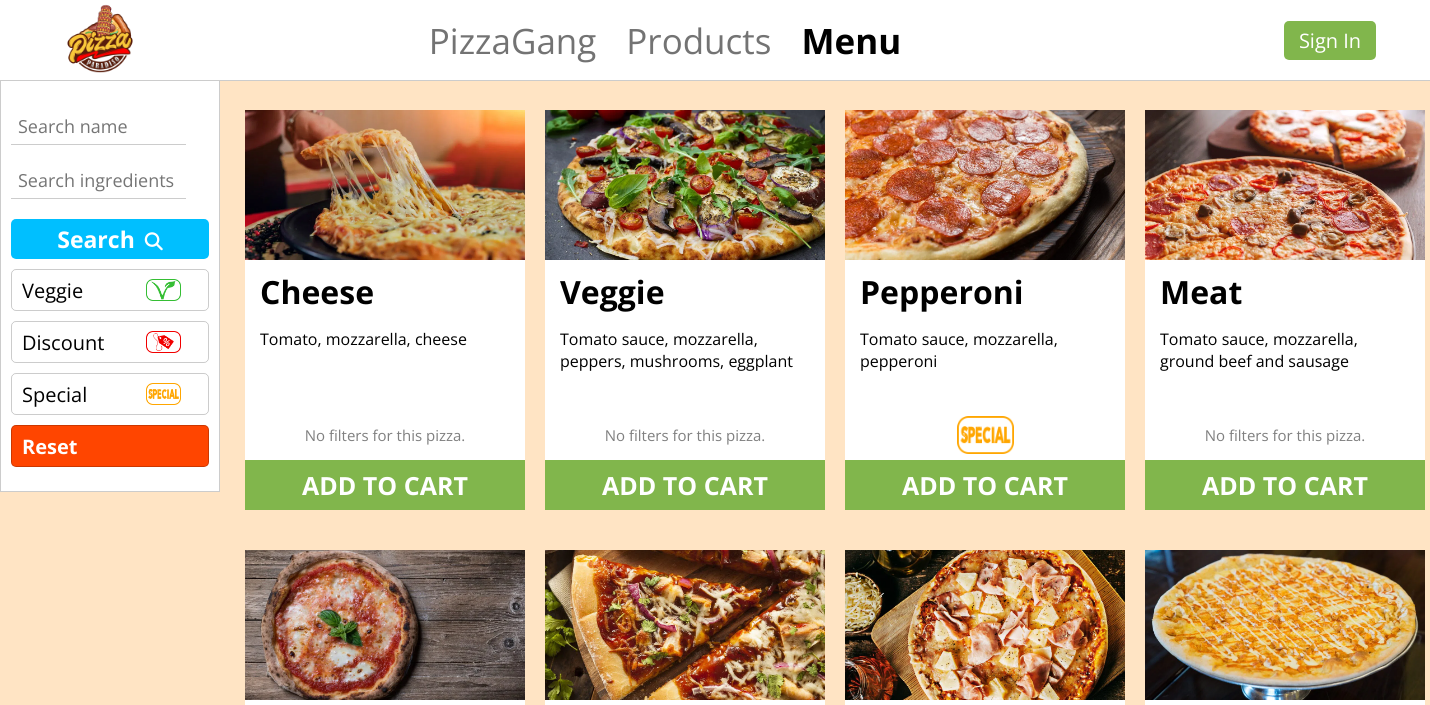
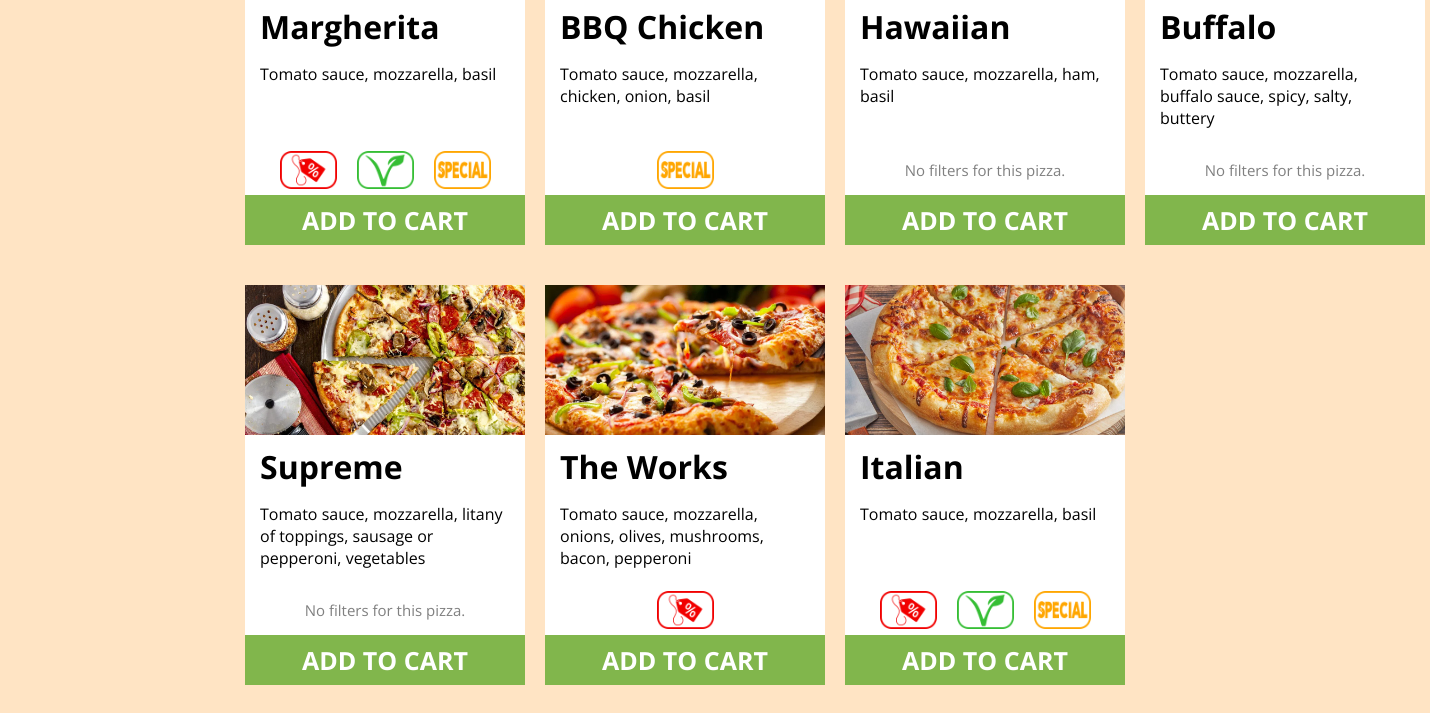
The app's page /menu/, older data (2 pictures, top to bottom).
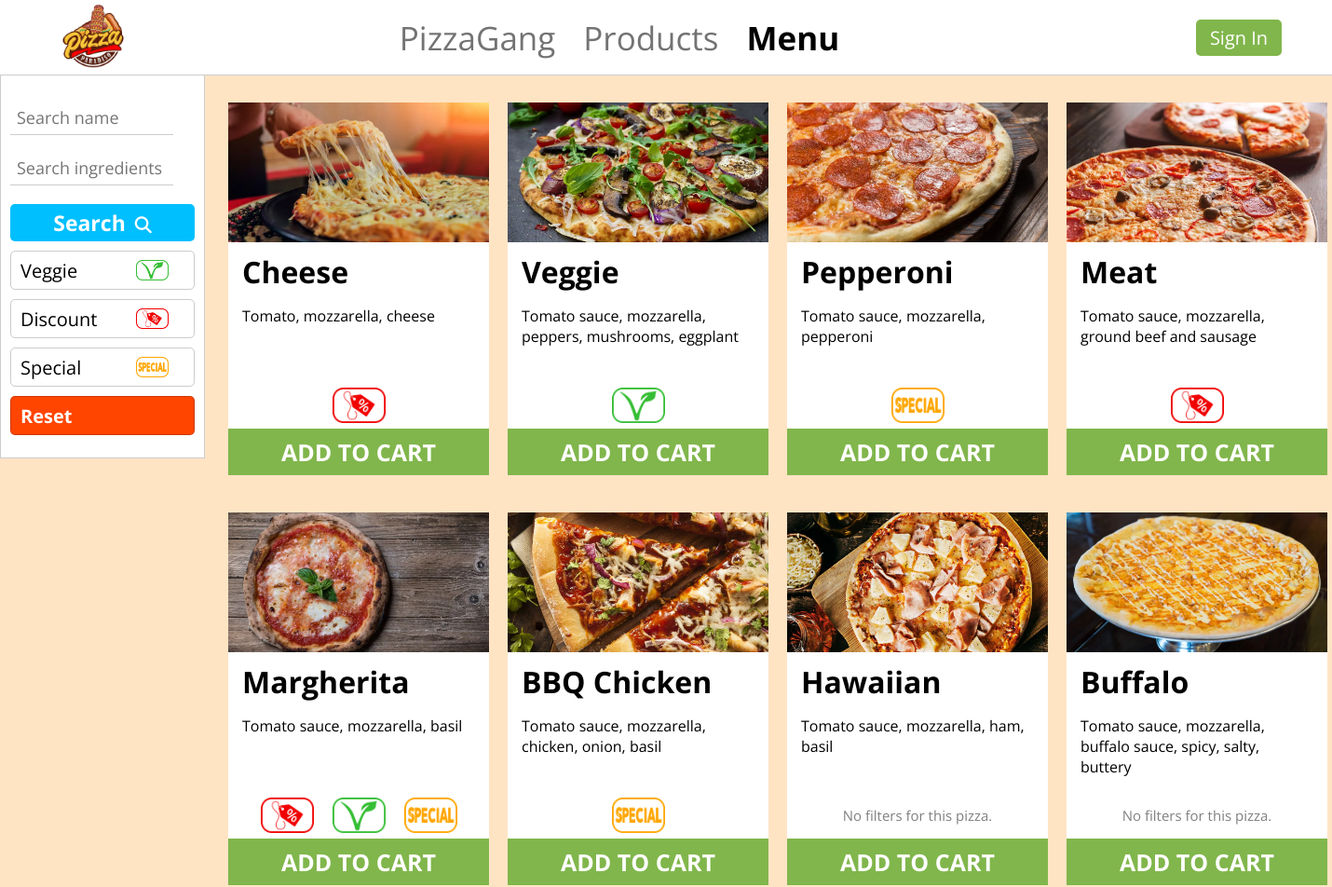
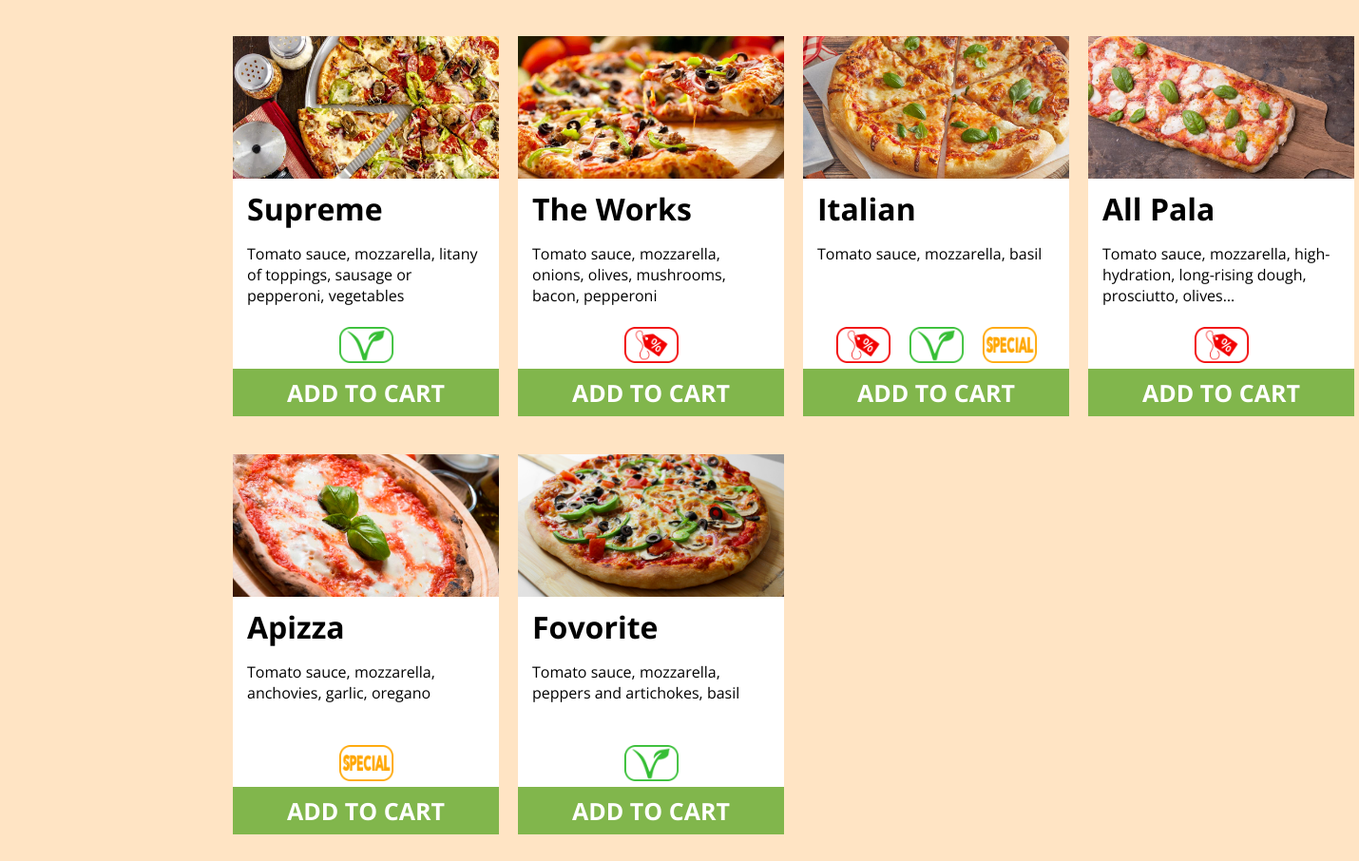
The same page, newer data (2 pictures, top to bottom).
### PizzaGang/main/models.py (models this page shows, shortened)
class Pizza(models.Model):
    name = models.CharField(max_length=30)
    ingredients = models.TextField()
    image = models.ImageField(upload_to='static/images/pizza/')
    price = models.FloatField(validators=[validate_positive])
    is_special = models.BooleanField(blank=True, null=True)
    is_offer = models.BooleanField(blank=True, null=True)
    is_vege = models.BooleanField(blank=True, null=True)
    discount = models.IntegerField(blank=True, null=True)
    duplication_count = models.IntegerField(default=1)

### PizzaGang/main/views.py (the view)
# urls.py: path('menu/', MenuView, name='menu'),
def MenuView(request):
    pizza_list = Pizza.objects.all()
    pizza_filter = PizzaOrderFilter(request.GET, queryset=pizza_list)
    context = {
        'pizza_list': pizza_list,
        'pizza_filter': pizza_filter,
        'in_menu': True
    }
    return render(request, 'pizza/menu.html', context)

### PizzaGang/main/context_processors.py (called while the page is built, shortened)
def get_cart_items_count(request):
    cart_items_count = 0
    return {'cart_items_count': cart_items_count, 'current_user': request.user}

### templates/pizza/menu.html (shortened to what this page needs)
{% extends 'base/base.html' %}
{% load static %}
{% block head %}
    <link rel="stylesheet" href="{% static 'css/show_menu.css' %}">
{% endblock %}
{% block content %}
    <div class="main-menu-container">
        <div class="sidebar">
            <form method="get" action="{% url 'menu' %}">
                <div class="item">
                    {{ pizza_filter.form.name }}
                    <hr>
                </div>
                <div class="item">
                    {{ pizza_filter.form.ingredients }}
                    <hr>
                </div>
                <button type="submit">
                    Search<i class="fa-solid fa-magnifying-glass"></i>
                </button>
                <a href="/menu/?name=&ingredients=&is_vege=true">
                    Veggie
                    <img src="{% static 'images/icons/vege.png' %}" alt="ve_img">
                </a>
                <a href="/menu/?name=&ingredients=&is_offer=true">
                    Discount
                    <img src="{% static 'images/icons/discount.png' %}" alt="di_img">
                </a>
                <a href="/menu/?name=&ingredients=&is_special=true">
                    Special
                    <img src="{% static 'images/icons/special.png' %}" alt="sp_img">
                </a>
                <a class="reset" href="{% url 'menu' %}">Reset</a>
            </form>
        </div>
        <div class="main-container">
            {% for pizza in pizza_filter.qs %}
            <div class="pizza-container">
                <div class="img-container">
                    <img src="{{ pizza.image.url }}" alt="pizza-img">
                </div>
                <div class="info-container">
                    <h1>{{ pizza.name }}</h1>
                    <p class="ingredients">{{ pizza.ingredients|truncatechars:80 }}</p>
                </div>
                <div class="filters-container">
                    {% if pizza.is_offer %}
                        <img src="{% static 'images/icons/discount.png' %}" alt="pizza-offer-img">
                    {% endif %}
                    {% if pizza.is_vege %}
                        <img src="{% static 'images/icons/vege.png' %}" alt="pizza-vege-img">
                    {% endif %}
                    {% if pizza.is_special %}
                        <img src="{% static 'images/icons/special.png' %}" alt="pizza-special-img">
                    {% endif %}
                    {% if not pizza.is_special and not pizza.is_vege and not pizza.is_offer %}
                        <p>No filters for this pizza.</p>
                    {% endif %}
                </div>
                <div class="order-button-container">
                    <form action="{% url 'add_to_cart' pizza.pk %}" method="post">
                        <button type="submit">ADD TO CART</button>
                    </form>
                </div>
            </div>
            {% endfor %}
        </div>
    </div>
{% endblock %}

### templates/base/base.html (shortened to what this page needs)
{% load static %}
<!DOCTYPE html>
<html lang="en">
<head>
    {% block head %}{% endblock %}
</head>
<body>
<div class="header">
    <div class="logo-container">
        <a href="{% url 'home' %}">
            <img src="{% static 'images/logo.png' %}" alt="logo">
        </a>
    </div>
    <div class="menu-container">
        <div>
            {% if in_about %}
                <a style="color: black; font-weight: bold" href="{% url 'about' %}">PizzaGang</a>
            {% else %}
                <a href="{% url 'about' %}">PizzaGang</a>
            {% endif %}
        </div>
        <div>
            {% if in_products %}
                <a style="color: black; font-weight: bold" href="{% url 'products' %}">Products</a>
            {% else %}
                <a href="{% url 'products' %}">Products</a>
            {% endif %}
        </div>
        <div>
            {% if in_menu %}
                <a style="color: black; font-weight: bold" href="{% url 'menu' %}">Menu</a>
            {% else %}
                <a href="{% url 'menu' %}">Menu</a>
            {% endif %}
        </div>
    </div>
    <div class="cart-container-base">
    </div>
    <div class="avatar-container">
        {% if current_user.is_authenticated %}
                <a href="{% url 'show_user' current_user.pk %}">
                    <div class="img-selector">
                        <div class="message-container">
                            <p>{{ current_user.username|truncatechars:10 }}</p>
                        </div>
                        {% if current_user.profile.avatar %}
                            <img src="{{ current_user.profile.avatar.url }}" alt="avatar">
                        {% else %}
                            <img src="{% static 'images/avatars/default-avatar.jpg' %}" alt="default-avatar">
                        {% endif %}
                    </div>
                </a>
        {% else %}
            <a class="sign_in" href="{% url 'sign_in' %}">Sign In</a>
        {% endif %}
    </div>
</div>
{% block content %}
{% endblock %}
</body>
</html>

### static/css/show_menu.css (style rules this page uses)
.main-menu-container { display: grid; grid-template-columns: 220px 1fr; column-gap: 20px; }
.sidebar { height: 370px; background-color: white; padding: 30px 10px 10px 10px; border: 1px solid rgba(0, 0, 0, 0.2); }
.sidebar input { border: 0; box-sizing: border-box; font-size: 20px; width: 200px; }
.sidebar input::placeholder { font-size: 18px; padding-left: 5px; }
.sidebar hr { margin: 4px 0 20px 0; border: none; height: 1px; color: rgba(0, 0, 0, 0.20); background-color: rgba(0, 0, 0, 0.20); width: 175px; }
.sidebar button { cursor: pointer; color: white; font-weight: bold; font-size: 23px; background-color: deepskyblue; border: 0; height: 40px; border-radius: 5px; width: 100%; }
.sidebar button i { font-size: 18px; margin-left: 10px; }
.sidebar a { height: 40px; border-radius: 5px; margin-top: 10px; display: grid; grid-template-columns: 2fr 1fr; align-items: center; padding-left: 10px; border: 1px solid rgba(0, 0, 0, 0.2); text-decoration: none; color: black; font-size: 20px; }
.sidebar a img { width: 35px; }
.sidebar .reset { background-color: orangered; color: white; font-weight: bold; }
.main-container { margin-top: 30px; margin-bottom: 50px; display: grid; grid-template-columns: 280px 280px 280px 280px; justify-content: center; column-gap: 20px; row-gap: 40px; }
.pizza-container { cursor: default; position: relative; height: 400px; background-color: white; transition: box-shadow 0.1s; }
.img-container { position: absolute; top: 0; left: 0; right: 0; bottom: 250px; }
.img-container img { width: 100%; height: 100%; object-fit: cover; }
.info-container { position: absolute; top: 150px; bottom: 100px; left: 0; right: 0; padding: 0 15px 0 15px; }
.info-container h1 { margin: 10px 0 15px 0; }
.info-container p { margin: 0; }
.filters-container { position: absolute; top: 300px; bottom: 50px; left: 0; right: 0; padding: 0 15px 0 15px; display: flex; column-gap: 20px; align-items: center; justify-content: center; }
.filters-container img { width: 57px; }
.filters-container p { font-size: 15px; color: gray; }
.order-button-container { position: absolute; top: 350px; bottom: 0; left: 0; right: 0; }
.order-button-container button { cursor: pointer; position: absolute; border: 0; left: 0; right: 0; top: 0; bottom: 0; background-color: rgb(129, 182, 76); color: white; font-size: 25px; font-weight: bold; }

Row changes from the older to the newer data that the page shows:
changed Pizza "Cheese": is_offer: picture added; no longer shows "No filters for this pizza."
changed Pizza "Veggie": is_vege: picture added; no longer shows "No filters for this pizza."
changed Pizza "Meat": is_offer: picture added; no longer shows "No filters for this pizza."
changed Pizza "Supreme": is_vege: picture added; no longer shows "No filters for this pizza."
added Pizza: image (picture), name "All Pala", ingredients "Tomato sauce, mozzarella, high-hydration, long-rising dough, prosciutto, olives…", is_offer True (drawn)
added Pizza: image (picture), name "Apizza", ingredients "Tomato sauce, mozzarella, anchovies, garlic, oregano", is_special True (drawn)
added Pizza: image (picture), name "Fovorite", ingredients "Tomato sauce, mozzarella, peppers and artichokes, basil", is_vege True (drawn)
